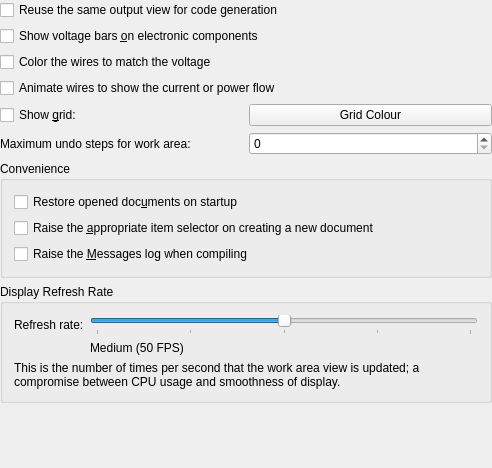
<?xml version="1.0" encoding="UTF-8"?>
<ui version="4.0">
 <class>GeneralOptionsWidget</class>
 <widget class="QWidget" name="GeneralOptionsWidget">
  <property name="geometry">
   <rect>
    <x>0</x>
    <y>0</y>
    <width>492</width>
    <height>468</height>
   </rect>
  </property>
  <property name="windowTitle">
   <string>General Options</string>
  </property>
  <layout class="QGridLayout">
   <property name="margin">
    <number>0</number>
   </property>
   <item row="0" column="0" colspan="2">
    <widget class="QCheckBox" name="kcfg_ReuseSameViewForOutput">
     <property name="text">
      <string>Reuse the same output view for code generation</string>
     </property>
     <property name="shortcut">
      <string/>
     </property>
    </widget>
   </item>
   <item row="5" column="1">
    <widget class="KIntSpinBox" name="kcfg_MaxUndo">
     <property name="sizePolicy">
      <sizepolicy hsizetype="Preferred" vsizetype="Fixed">
       <horstretch>0</horstretch>
       <verstretch>0</verstretch>
      </sizepolicy>
     </property>
     <property name="maxValue" stdset="0">
      <number>100000</number>
     </property>
    </widget>
   </item>
   <item row="6" column="0" colspan="2">
    <widget class="Q3GroupBox" name="groupBox4">
     <property name="title">
      <string>Convenience</string>
     </property>
     <layout class="QVBoxLayout">
      <item>
       <widget class="QCheckBox" name="kcfg_RestoreDocumentsOnStartup">
        <property name="text">
         <string>Restore opened doc&amp;uments on startup</string>
        </property>
        <property name="shortcut">
         <string>Alt+U</string>
        </property>
       </widget>
      </item>
      <item>
       <widget class="QCheckBox" name="kcfg_RaiseItemSelectors">
        <property name="text">
         <string>Raise the &amp;appropriate item selector on creating a new document</string>
        </property>
        <property name="shortcut">
         <string>Alt+A</string>
        </property>
       </widget>
      </item>
      <item>
       <widget class="QCheckBox" name="kcfg_RaiseMessagesLog">
        <property name="text">
         <string>Raise the &amp;Messages log when compiling</string>
        </property>
        <property name="shortcut">
         <string>Alt+M</string>
        </property>
       </widget>
      </item>
     </layout>
    </widget>
   </item>
   <item row="4" column="1">
    <widget class="KColorButton" name="kcfg_GridColor">
     <property name="toolTip">
      <string>The grid color in the work area.</string>
     </property>
     <property name="text">
      <string>Grid Colour</string>
     </property>
    </widget>
   </item>
   <item row="4" column="0">
    <widget class="QCheckBox" name="kcfg_ShowGrid">
     <property name="text">
      <string>Show &amp;grid:</string>
     </property>
     <property name="shortcut">
      <string>Alt+G</string>
     </property>
    </widget>
   </item>
   <item row="8" column="1">
    <spacer name="spacer3">
     <property name="orientation">
      <enum>Qt::Vertical</enum>
     </property>
     <property name="sizeType">
      <enum>QSizePolicy::Expanding</enum>
     </property>
     <property name="sizeHint" stdset="0">
      <size>
       <width>20</width>
       <height>40</height>
      </size>
     </property>
    </spacer>
   </item>
   <item row="5" column="0">
    <widget class="QLabel" name="textLabel1">
     <property name="toolTip">
      <string>Maximum undo steps for work area. This doesn't apply to text documents - that is configurable seperately under Configure Editor.</string>
     </property>
     <property name="text">
      <string>Maximum undo steps for work area:</string>
     </property>
     <property name="wordWrap">
      <bool>false</bool>
     </property>
    </widget>
   </item>
   <item row="7" column="0" colspan="2">
    <widget class="Q3GroupBox" name="groupBox21">
     <property name="title">
      <string>Display Refresh Rate</string>
     </property>
     <layout class="QVBoxLayout">
      <item>
       <layout class="QGridLayout">
        <item row="0" column="1">
         <widget class="QSlider" name="refreshRateSlider">
          <property name="maximum">
           <number>4</number>
          </property>
          <property name="pageStep">
           <number>1</number>
          </property>
          <property name="value">
           <number>2</number>
          </property>
          <property name="orientation">
           <enum>Qt::Horizontal</enum>
          </property>
          <property name="tickPosition">
           <enum>QSlider::TicksBelow</enum>
          </property>
         </widget>
        </item>
        <item row="0" column="0">
         <widget class="QLabel" name="textLabel3_2">
          <property name="text">
           <string>Refresh rate:</string>
          </property>
          <property name="wordWrap">
           <bool>false</bool>
          </property>
         </widget>
        </item>
        <item row="1" column="1">
         <widget class="QLabel" name="refreshRateLabel">
          <property name="text">
           <string>Medium (50 FPS)</string>
          </property>
          <property name="wordWrap">
           <bool>false</bool>
          </property>
         </widget>
        </item>
       </layout>
      </item>
      <item>
       <widget class="QLabel" name="textLabel9_2">
        <property name="sizePolicy">
         <sizepolicy hsizetype="Preferred" vsizetype="Minimum">
          <horstretch>0</horstretch>
          <verstretch>0</verstretch>
         </sizepolicy>
        </property>
        <property name="text">
         <string>This is the number of times per second that the work area view is updated; a compromise between CPU usage and smoothness of display.</string>
        </property>
        <property name="textFormat">
         <enum>Qt::PlainText</enum>
        </property>
        <property name="scaledContents">
         <bool>false</bool>
        </property>
        <property name="alignment">
         <set>Qt::AlignVCenter</set>
        </property>
        <property name="wordWrap">
         <bool>true</bool>
        </property>
       </widget>
      </item>
     </layout>
    </widget>
   </item>
   <item row="1" column="0" colspan="2">
    <widget class="QCheckBox" name="kcfg_ShowVoltageBars">
     <property name="text">
      <string>Show voltage bars &amp;on electronic components</string>
     </property>
     <property name="shortcut">
      <string>Alt+O</string>
     </property>
    </widget>
   </item>
   <item row="2" column="0" colspan="2">
    <widget class="QCheckBox" name="kcfg_ShowVoltageColor">
     <property name="text">
      <string>Color the wires to match the voltage</string>
     </property>
     <property name="shortcut">
      <string/>
     </property>
    </widget>
   </item>
   <item row="3" column="0" colspan="2">
    <widget class="QCheckBox" name="kcfg_AnimateWires">
     <property name="text">
      <string>Animate wires to show the current or power flow</string>
     </property>
     <property name="shortcut">
      <string/>
     </property>
    </widget>
   </item>
  </layout>
 </widget>
 <layoutdefault spacing="6" margin="11"/>
 <pixmapfunction>qPixmapFromMimeSource</pixmapfunction>
 <customwidgets>
  <customwidget>
   <class>Q3GroupBox</class>
   <extends>QGroupBox</extends>
   <header>Qt3Support/Q3GroupBox</header>
   <container>1</container>
  </customwidget>
  <customwidget>
   <class>KColorButton</class>
   <extends>QPushButton</extends>
   <header>kcolorbutton.h</header>
  </customwidget>
  <customwidget>
   <class>KIntSpinBox</class>
   <extends>QSpinBox</extends>
   <header>knuminput.h</header>
  </customwidget>
 </customwidgets>
 <tabstops>
  <tabstop>kcfg_ReuseSameViewForOutput</tabstop>
  <tabstop>kcfg_ShowVoltageBars</tabstop>
  <tabstop>kcfg_ShowGrid</tabstop>
  <tabstop>kcfg_GridColor</tabstop>
  <tabstop>kcfg_MaxUndo</tabstop>
  <tabstop>kcfg_RestoreDocumentsOnStartup</tabstop>
  <tabstop>kcfg_RaiseItemSelectors</tabstop>
  <tabstop>kcfg_RaiseMessagesLog</tabstop>
  <tabstop>refreshRateSlider</tabstop>
 </tabstops>
 <resources/>
 <connections>
  <connection>
   <sender>kcfg_ShowGrid</sender>
   <signal>toggled(bool)</signal>
   <receiver>kcfg_GridColor</receiver>
   <slot>setEnabled(bool)</slot>
   <hints>
    <hint type="sourcelabel">
     <x>20</x>
     <y>20</y>
    </hint>
    <hint type="destinationlabel">
     <x>20</x>
     <y>20</y>
    </hint>
   </hints>
  </connection>
 </connections>
</ui>
